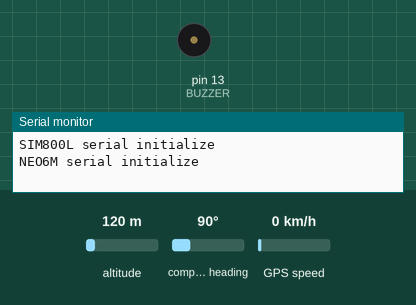
Recording of a sketch running on a simulated Arduino Uno, built with avr-gcc and run on an emulated ATmega328P. Shown: buzzer (waves = sounding, pin HIGH), the last lines printed to the serial monitor. The inputs (shaded band) are chosen by the test bench; at power-on: compass heading 90°, altitude 120 m, GPS speed 0 km/h. The GPS gets a fix after 3 s at 37.7749, -122.4194 with 8 satellites; the modem accepts every AT command (registered, SIM ready, sends succeed) and sends nothing else.

Above: at 0.1 s.
At 17.2 s:
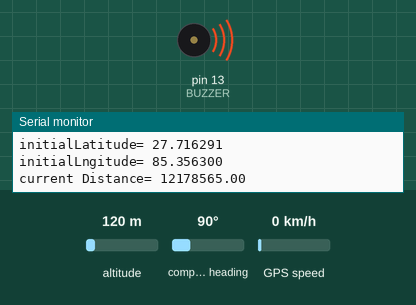
17.3 s: compass heading set to 1°
At 17.8 s:
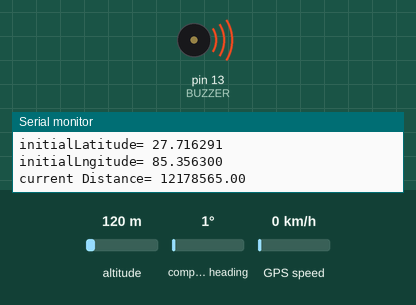
Timing chart, 0 to 20.3 s (numbered marks = the images above; inputs shaded):
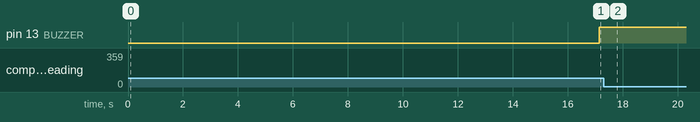

The sketch:

Alzhemier_v1.0.7.ino
```cpp
#include <SoftwareSerial.h>
#include <AltSoftSerial.h>
#include <TinyGPS++.h>

//random location 27.716291, 85.356304
//q-block location 12.973696, 79.163681

//PHONE NUMBER
const String PHONE_NUMBER = "+918276952451";

//INITIALIZATION OF SIM
#define RX_SIM_PIN 4
#define TX_SIM_PIN 3

SoftwareSerial sim800(RX_SIM_PIN,TX_SIM_PIN);

//INITIALIZATION OF GPS
#define RX_GPS_PIN 9
#define TX_GPS_PIN 8

//INITIALIZATION
AltSoftSerial neogps;
TinyGPSPlus gps;

//INITIALIZATION OF BUZZER
#define BUZZER 13

//ALARM
int buzzer_timer = 0;
bool alarm = false;
boolean send_alert_once = true;

// PARAMETER SIZE IN METER
const float maxDistance = 5;

//INITIAL LOCATION
float initialLatitude = 27.716291;
float initialLongitude = 85.356304;

float latitude, longitude;

//FUNCTION INTIALIZE
void gpsLocationFetch(float& latitude, float& longitude);
float calculateDistance(float flat1, float flon1, float flat2, float flon2);
float calculateDistance(float flat1, float flon1, float flat2, float flon2);
void sendAlert();

//SETUP FUNCTION
void setup()
{
  Serial.println("Arduino serial initialize");
  Serial.begin(9600);

  Serial.println("SIM800L serial initialize");
  sim800.begin(9600);

  Serial.println("NEO6M serial initialize");
  neogps.begin(9600);

  pinMode(BUZZER, OUTPUT);

  sim800.println("AT"); //Check GSM Module
  delay(1000);
  sim800.println("ATE1"); //Echo ON
  delay(1000);
  sim800.println("AT+CPIN?"); //Check SIM ready
  delay(1000);
  sim800.println("AT+CMGF=1"); //SMS text mode
  delay(2000);
  sim800.println("AT+CNMI=1,1,0,0,0"); /// Decides how newly arrived SMS should be handled
  delay(1000);
  delay(10000);
  buzzer_timer = millis();
}


//LOOP FUNCTION
void loop()
{
  gpsLocationFetch(latitude, longitude);

  float distance = calculateDistance(latitude, longitude, initialLatitude, initialLongitude);

  Serial.print("Latitude= "); Serial.println(latitude, 6);
  Serial.print("Longitude= "); Serial.println(longitude, 6);
  Serial.print("initialLatitude= "); Serial.println(initialLatitude, 6);
  Serial.print("initialLngitude= "); Serial.println(initialLongitude, 6);
  Serial.print("current Distance= "); Serial.println(distance);

  // Set alarm on?
  if(distance > maxDistance) {

    if(send_alert_once == true){
      digitalWrite(BUZZER, HIGH);
      sendAlert();
      alarm = true;
      send_alert_once = false;
      buzzer_timer = millis();
    }
  }
  else{
    send_alert_once = true;
  }

  // Handle alarm
  if (alarm == true) {
    if (millis() - buzzer_timer > 5000) {
      digitalWrite(BUZZER, LOW);
      alarm = false;
      buzzer_timer = 0;
    }
  }

  while(sim800.available()){
    Serial.println(sim800.readString());
  }

  while(Serial.available())  {
    sim800.println(Serial.readString());
  }

}

//FUNCTION TO CALCULATE DISTANCE BETWEEN TWO COORDINATE POINTS
float calculateDistance(float flat1, float flon1, float flat2, float flon2) {

  // temporary variables initililzation
  float dist_calc=0;
  float dist_calc2=0;
  float diflat=0;
  float diflon=0;

  // Calculation
  diflat  = radians(flat2-flat1);
  flat1 = radians(flat1);
  flat2 = radians(flat2);
  diflon = radians((flon2)-(flon1));

  dist_calc = (sin(diflat/2.0)*sin(diflat/2.0));
  dist_calc2 = cos(flat1);
  dist_calc2*=cos(flat2);
  dist_calc2*=sin(diflon/2.0);
  dist_calc2*=sin(diflon/2.0);
  dist_calc +=dist_calc2;

  dist_calc=(2*atan2(sqrt(dist_calc),sqrt(1.0-dist_calc)));

  dist_calc*=6371000.0;

  return dist_calc;
}


//FETCHING GPS LOCATION
void gpsLocationFetch(float& latitude, float& longitude)
{
  // Can take up to 60 seconds
  boolean newData = false;
  for (unsigned long start = millis(); millis() - start < 1000;){
    while (neogps.available()){
      if (gps.encode(neogps.read())){
        newData = true;
        break;
      }
    }
  }

  if (newData)
  {
    latitude = gps.location.lat();
    longitude = gps.location.lng();
    newData = false;
  }
  else {
    Serial.println("GPS DATA IS NOT AVAILABLE");
    latitude = 0;
    longitude = 0;
  }
}


void sendAlert()
{
  String sms_data;
  sms_data = "The patient is outside the parameter.\r";
  sms_data += "http://maps.google.com/maps?q=loc:";
  sms_data += String(latitude) + "," + String(longitude);

  sim800.print("AT+CMGF=1\r");
  delay(1000);
  sim800.print("AT+CMGS=\""+PHONE_NUMBER+"\"\r");
  delay(1000);
  sim800.print(sms_data);
  delay(100);
  sim800.write(0x1A); //ascii code for ctrl-26 //sim800.println((char)26); //ascii code for ctrl-26
  delay(1000);
  Serial.println("SMS Sent Successfully.");
}
```

Measured:
- after the input at 17.3 s, pin 13 (BUZZER): stays HIGH (without the input it goes to LOW after 8.4 s)
